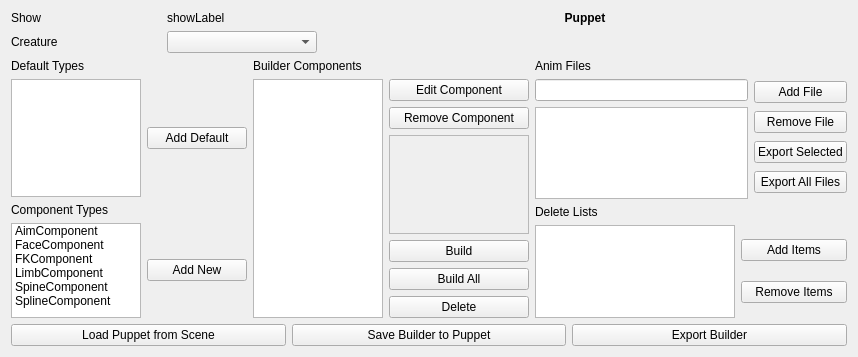
<?xml version="1.0" encoding="UTF-8"?>
<ui version="4.0">
 <class>Form</class>
 <widget class="QWidget" name="Form">
  <property name="geometry">
   <rect>
    <x>0</x>
    <y>0</y>
    <width>858</width>
    <height>357</height>
   </rect>
  </property>
  <property name="windowTitle">
   <string>Form</string>
  </property>
  <layout class="QGridLayout" name="gridLayout">
   <item row="0" column="0">
    <layout class="QGridLayout" name="gridLayout_39">
     <item row="1" column="2">
      <layout class="QHBoxLayout" name="horizontalLayout_4"/>
     </item>
     <item row="0" column="0">
      <widget class="QLabel" name="showLabel">
       <property name="maximumSize">
        <size>
         <width>150</width>
         <height>16777215</height>
        </size>
       </property>
       <property name="text">
        <string>Show</string>
       </property>
      </widget>
     </item>
     <item row="1" column="1">
      <widget class="QComboBox" name="creature_comboBox">
       <property name="maximumSize">
        <size>
         <width>150</width>
         <height>16777215</height>
        </size>
       </property>
      </widget>
     </item>
     <item row="1" column="0">
      <widget class="QLabel" name="creature_label">
       <property name="maximumSize">
        <size>
         <width>150</width>
         <height>16777215</height>
        </size>
       </property>
       <property name="text">
        <string>Creature</string>
       </property>
      </widget>
     </item>
     <item row="0" column="1">
      <widget class="QLabel" name="show_label">
       <property name="text">
        <string>showLabel</string>
       </property>
      </widget>
     </item>
     <item row="0" column="2">
      <widget class="QLabel" name="puppet_label">
       <property name="minimumSize">
        <size>
         <width>400</width>
         <height>0</height>
        </size>
       </property>
       <property name="font">
        <font>
         <weight>75</weight>
         <bold>true</bold>
        </font>
       </property>
       <property name="text">
        <string>Puppet</string>
       </property>
       <property name="alignment">
        <set>Qt::AlignCenter</set>
       </property>
      </widget>
     </item>
    </layout>
   </item>
   <item row="1" column="0">
    <layout class="QHBoxLayout" name="horizontalLayout">
     <item>
      <layout class="QVBoxLayout" name="verticalLayout">
       <item>
        <widget class="QLabel" name="label_5">
         <property name="text">
          <string>Default Types</string>
         </property>
        </widget>
       </item>
       <item>
        <layout class="QHBoxLayout" name="horizontalLayout_3">
         <item>
          <widget class="QListWidget" name="default_Component_listWidget">
           <property name="minimumSize">
            <size>
             <width>130</width>
             <height>0</height>
            </size>
           </property>
           <property name="maximumSize">
            <size>
             <width>130</width>
             <height>16777215</height>
            </size>
           </property>
           <property name="selectionMode">
            <enum>QAbstractItemView::SingleSelection</enum>
           </property>
          </widget>
         </item>
         <item>
          <widget class="QPushButton" name="addDefaultComponent_pushButton">
           <property name="minimumSize">
            <size>
             <width>100</width>
             <height>0</height>
            </size>
           </property>
           <property name="maximumSize">
            <size>
             <width>75</width>
             <height>16777215</height>
            </size>
           </property>
           <property name="text">
            <string>Add Default</string>
           </property>
          </widget>
         </item>
        </layout>
       </item>
       <item>
        <widget class="QLabel" name="label_4">
         <property name="text">
          <string>Component Types</string>
         </property>
        </widget>
       </item>
       <item>
        <layout class="QHBoxLayout" name="horizontalLayout_2">
         <item>
          <widget class="QListWidget" name="newComponent_listWidget">
           <property name="minimumSize">
            <size>
             <width>130</width>
             <height>95</height>
            </size>
           </property>
           <property name="maximumSize">
            <size>
             <width>130</width>
             <height>95</height>
            </size>
           </property>
           <item>
            <property name="text">
             <string>AimComponent</string>
            </property>
           </item>
           <item>
            <property name="text">
             <string>FaceComponent</string>
            </property>
           </item>
           <item>
            <property name="text">
             <string>FKComponent</string>
            </property>
           </item>
           <item>
            <property name="text">
             <string>LimbComponent</string>
            </property>
           </item>
           <item>
            <property name="text">
             <string>SpineComponent</string>
            </property>
           </item>
           <item>
            <property name="text">
             <string>SplineComponent</string>
            </property>
           </item>
          </widget>
         </item>
         <item>
          <widget class="QPushButton" name="addNewComponent_pushButton">
           <property name="minimumSize">
            <size>
             <width>100</width>
             <height>0</height>
            </size>
           </property>
           <property name="maximumSize">
            <size>
             <width>75</width>
             <height>16777215</height>
            </size>
           </property>
           <property name="text">
            <string>Add New</string>
           </property>
          </widget>
         </item>
        </layout>
       </item>
      </layout>
     </item>
     <item>
      <layout class="QVBoxLayout" name="verticalLayout_2">
       <item>
        <widget class="QLabel" name="label_3">
         <property name="text">
          <string>Builder Components</string>
         </property>
        </widget>
       </item>
       <item>
        <layout class="QHBoxLayout" name="horizontalLayout_5">
         <item>
          <widget class="QListWidget" name="component_listWidget">
           <property name="minimumSize">
            <size>
             <width>130</width>
             <height>0</height>
            </size>
           </property>
           <property name="maximumSize">
            <size>
             <width>130</width>
             <height>16777215</height>
            </size>
           </property>
           <property name="selectionMode">
            <enum>QAbstractItemView::SingleSelection</enum>
           </property>
          </widget>
         </item>
         <item>
          <layout class="QVBoxLayout" name="verticalLayout_3">
           <item>
            <widget class="QPushButton" name="editComponent_pushButton">
             <property name="minimumSize">
              <size>
               <width>140</width>
               <height>0</height>
              </size>
             </property>
             <property name="maximumSize">
              <size>
               <width>140</width>
               <height>16777215</height>
              </size>
             </property>
             <property name="text">
              <string>Edit Component</string>
             </property>
            </widget>
           </item>
           <item>
            <widget class="QPushButton" name="removeComponent_pushButton">
             <property name="minimumSize">
              <size>
               <width>140</width>
               <height>0</height>
              </size>
             </property>
             <property name="maximumSize">
              <size>
               <width>140</width>
               <height>16777215</height>
              </size>
             </property>
             <property name="text">
              <string>Remove Component</string>
             </property>
            </widget>
           </item>
           <item>
            <widget class="QFrame" name="frame">
             <property name="frameShape">
              <enum>QFrame::StyledPanel</enum>
             </property>
             <property name="frameShadow">
              <enum>QFrame::Raised</enum>
             </property>
            </widget>
           </item>
           <item>
            <widget class="QPushButton" name="buildComponent_pushButton">
             <property name="maximumSize">
              <size>
               <width>140</width>
               <height>16777215</height>
              </size>
             </property>
             <property name="text">
              <string>Build</string>
             </property>
            </widget>
           </item>
           <item>
            <widget class="QPushButton" name="buildAllComponents_pushButton">
             <property name="minimumSize">
              <size>
               <width>140</width>
               <height>0</height>
              </size>
             </property>
             <property name="maximumSize">
              <size>
               <width>140</width>
               <height>16777215</height>
              </size>
             </property>
             <property name="text">
              <string>Build All</string>
             </property>
            </widget>
           </item>
           <item>
            <widget class="QPushButton" name="deleteComponent_pushButton">
             <property name="minimumSize">
              <size>
               <width>140</width>
               <height>0</height>
              </size>
             </property>
             <property name="maximumSize">
              <size>
               <width>140</width>
               <height>16777215</height>
              </size>
             </property>
             <property name="text">
              <string>Delete</string>
             </property>
            </widget>
           </item>
          </layout>
         </item>
        </layout>
       </item>
      </layout>
     </item>
     <item>
      <layout class="QVBoxLayout" name="verticalLayout_5">
       <item>
        <widget class="QLabel" name="label">
         <property name="text">
          <string>Anim Files</string>
         </property>
        </widget>
       </item>
       <item>
        <layout class="QHBoxLayout" name="horizontalLayout_6">
         <item>
          <layout class="QVBoxLayout" name="verticalLayout_6">
           <item>
            <widget class="QLineEdit" name="newFile_lineEdit"/>
           </item>
           <item>
            <widget class="QListWidget" name="newFile_listWidget">
             <property name="selectionMode">
              <enum>QAbstractItemView::SingleSelection</enum>
             </property>
            </widget>
           </item>
          </layout>
         </item>
         <item>
          <layout class="QVBoxLayout" name="verticalLayout_8">
           <item>
            <widget class="QPushButton" name="addFile_pushButton">
             <property name="minimumSize">
              <size>
               <width>80</width>
               <height>0</height>
              </size>
             </property>
             <property name="maximumSize">
              <size>
               <width>10000</width>
               <height>16777215</height>
              </size>
             </property>
             <property name="text">
              <string>Add File</string>
             </property>
            </widget>
           </item>
           <item>
            <widget class="QPushButton" name="removeFile_pushButton">
             <property name="minimumSize">
              <size>
               <width>80</width>
               <height>0</height>
              </size>
             </property>
             <property name="maximumSize">
              <size>
               <width>100000</width>
               <height>16777215</height>
              </size>
             </property>
             <property name="text">
              <string>Remove File</string>
             </property>
            </widget>
           </item>
           <item>
            <widget class="QPushButton" name="exportSelectedFiles_pushButton">
             <property name="text">
              <string>Export Selected</string>
             </property>
            </widget>
           </item>
           <item>
            <widget class="QPushButton" name="exportAllFiles_pushButton">
             <property name="text">
              <string>Export All Files</string>
             </property>
            </widget>
           </item>
          </layout>
         </item>
        </layout>
       </item>
       <item>
        <layout class="QVBoxLayout" name="verticalLayout_7">
         <item>
          <widget class="QLabel" name="deleteItems_lineEdit">
           <property name="text">
            <string>Delete Lists</string>
           </property>
          </widget>
         </item>
         <item>
          <layout class="QHBoxLayout" name="horizontalLayout_7">
           <item>
            <widget class="QListWidget" name="deleteItems_listWidget">
             <property name="minimumSize">
              <size>
               <width>200</width>
               <height>0</height>
              </size>
             </property>
             <property name="maximumSize">
              <size>
               <width>200</width>
               <height>16777215</height>
              </size>
             </property>
             <property name="selectionMode">
              <enum>QAbstractItemView::ContiguousSelection</enum>
             </property>
            </widget>
           </item>
           <item>
            <layout class="QVBoxLayout" name="verticalLayout_9">
             <item>
              <widget class="QPushButton" name="addDeleteItems_pushButton">
               <property name="minimumSize">
                <size>
                 <width>90</width>
                 <height>0</height>
                </size>
               </property>
               <property name="maximumSize">
                <size>
                 <width>10000</width>
                 <height>16777215</height>
                </size>
               </property>
               <property name="text">
                <string>Add Items</string>
               </property>
              </widget>
             </item>
             <item>
              <widget class="QPushButton" name="removeDeleteItems_pushButton">
               <property name="minimumSize">
                <size>
                 <width>90</width>
                 <height>0</height>
                </size>
               </property>
               <property name="maximumSize">
                <size>
                 <width>10000</width>
                 <height>16777215</height>
                </size>
               </property>
               <property name="text">
                <string>Remove Items</string>
               </property>
              </widget>
             </item>
            </layout>
           </item>
          </layout>
         </item>
        </layout>
       </item>
      </layout>
     </item>
    </layout>
   </item>
   <item row="2" column="0">
    <layout class="QHBoxLayout" name="horizontalLayout_8">
     <item>
      <widget class="QPushButton" name="loadPuppetFromScene_pushButton">
       <property name="text">
        <string>Load Puppet from Scene</string>
       </property>
      </widget>
     </item>
     <item>
      <widget class="QPushButton" name="pushButton">
       <property name="text">
        <string>Save Builder to Puppet</string>
       </property>
      </widget>
     </item>
     <item>
      <widget class="QPushButton" name="exportBuilder_pushButton">
       <property name="text">
        <string>Export Builder</string>
       </property>
      </widget>
     </item>
    </layout>
   </item>
  </layout>
 </widget>
 <resources/>
 <connections/>
</ui>
